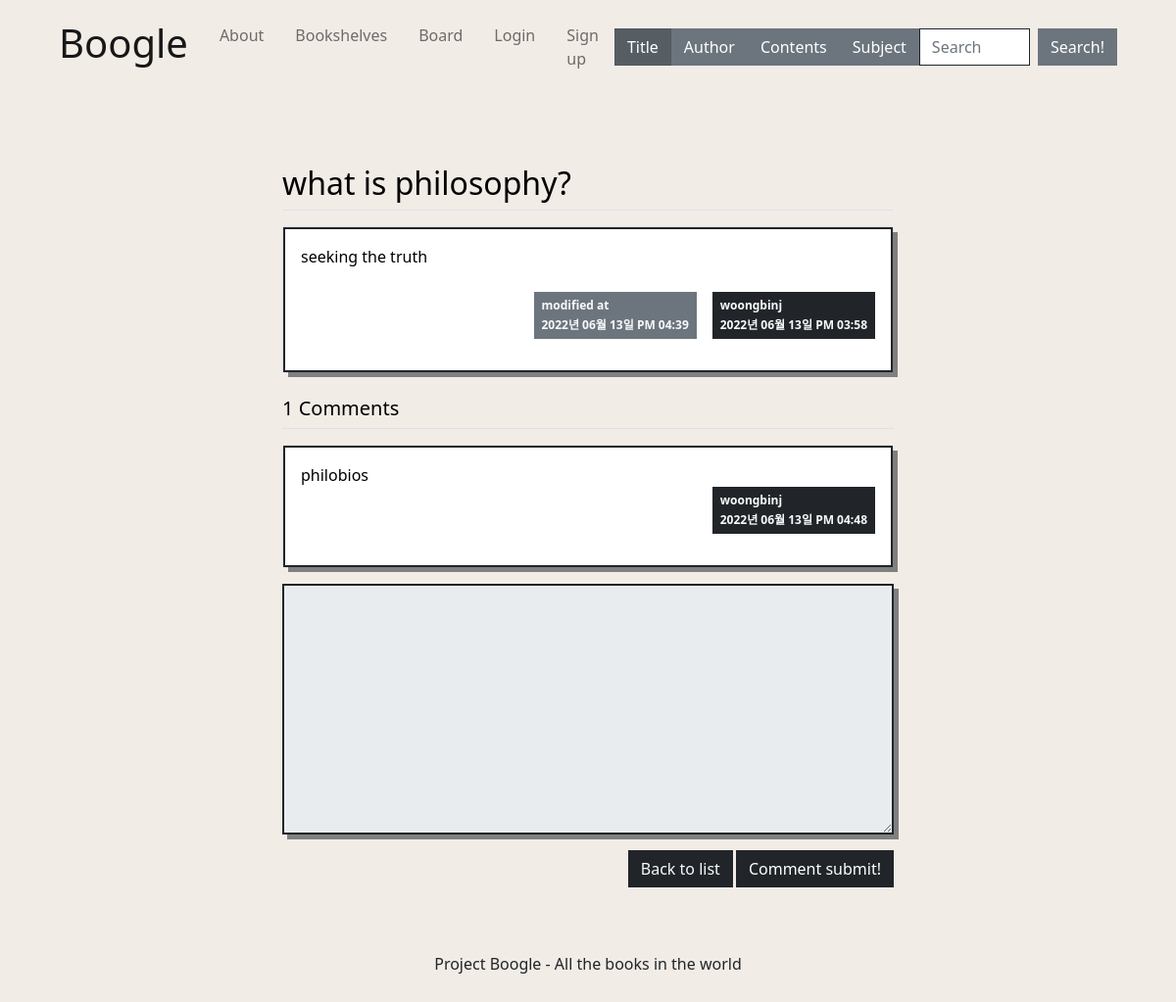
Page /question/detail/5/ on the earlier database version.
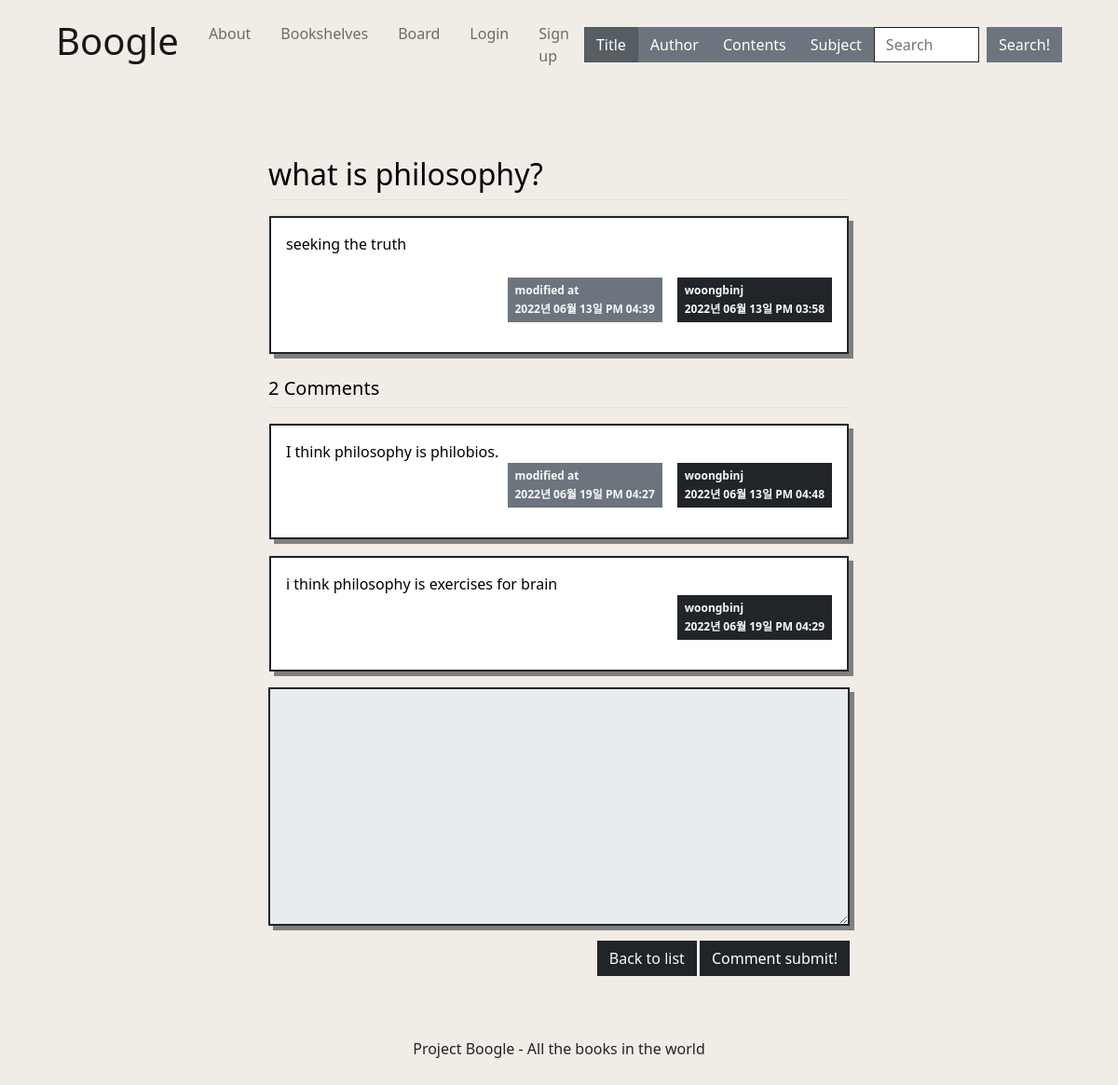
Same page on the later database version.
### pybo/models.py (models this page shows)
class Question(db.Model):
    id = db.Column(db.Integer, primary_key=True)
    subject = db.Column(db.String(200), nullable=False)
    content = db.Column(db.Text(), nullable=False)
    create_date = db.Column(db.DateTime(), nullable=False)
    modify_date = db.Column(db.DateTime(), nullable=True)
    user_id = db.Column(db.Integer, db.ForeignKey('user.id', ondelete='CASCADE'), nullable=False)
    user = db.relationship('User', backref=db.backref('question_set'))

class User(db.Model):
    __tablename__ = 'user'   #테이블 이름 : user
    id = db.Column(db.Integer, primary_key = True)   #id를 프라이머리키로 설정
    username = db.Column(db.String(8), nullable = False)
    email = db.Column(db.String(32), nullable = False)
    password = db.Column(db.String(64), nullable = False)

class Answer(db.Model):
    id = db.Column(db.Integer, primary_key=True)
    question_id = db.Column(db.Integer, db.ForeignKey('question.id', ondelete='CASCADE'))
    question = db.relationship('Question', backref=db.backref('answer_set', cascade='all, delete-orphan'))
    content = db.Column(db.Text(), nullable=False)
    create_date = db.Column(db.DateTime(), nullable=False)
    modify_date = db.Column(db.DateTime(), nullable=True)
    user_id = db.Column(db.Integer, db.ForeignKey('user.id', ondelete='CASCADE'), nullable=False)
    user = db.relationship('User', backref=db.backref('answer_set'))

### pybo/views/question_views.py (the view)
@bp.route('/detail/<int:question_id>/')
def detail(question_id):
    form = AnswerForm()
    question = Question.query.get_or_404(question_id)
    return render_template('question/question_detail.html', question=question, form=form)

### pybo/forms.py
class AnswerForm(FlaskForm):
    content = TextAreaField('내용', validators=[DataRequired('Content is a required entry.')])

### pybo/filter.py (called while the page is built)
def format_datetime(value, fmt='%Y년 %m월 %d일 %p %I:%M'):
    return value.strftime(fmt)

### pybo/views/auth_views.py (called while the page is built)
@bp.before_app_request
def load_logged_in_user():
    user_id = session.get('user_id')
    if user_id is None:
        g.user = None
    else:
        g.user = User.query.get(user_id)

### pybo/templates/question/question_detail.html (shortened to what this page needs)
{% extends 'main/base.html' %}
{% block head %}
{{ super() }}
    <link rel="stylesheet" href="{{ url_for('static', filename='css/bootstrap.min.css') }}">
    <link rel="stylesheet" href="{{ url_for('static', filename='css/question_detail.css') }}">
{% endblock %}
{% block content %}
    <div class="container my-3">
        <h2 class="border-bottom py-2">{{ question.subject }}</h2>
        <div class="card my-3">
            <div class="card-body border border-dark border-2 rounded-0" style="box-shadow: 5px 5px grey;">
                <div class="card-text" style="white-space: pre-line;">{{ question.content }}</div>
                <div class="d-flex justify-content-end">
                    {% if question.modify_date %}
                    <div class="badge bg-secondary text-light p-2 text-start mx-3 rounded-0">
                        <div class="mb-2">modified at</div>
                        <div>{{ question.modify_date|datetime }}</div>
                    </div>
                    {% endif %}
                    <div class="badge bg-dark text-light p-2 rounded-0 text-start">
                        <div class="mb-2">{{ question.user.username }}</div>
                        <div>{{ question.create_date|datetime }}</div>
                    </div>
                </div>
            </div>
        </div>
        <h5 class="border-bottom my-3 py-2">{{ question.answer_set|length }} Comments</h5>
        {% for answer in question.answer_set %}
        <div class="card my-3">
            <div class="card-body border border-dark border-2 rounded-0" style="box-shadow: 5px 5px grey;">
                <div class="card-text" style="white-space: pre-line;">{{ answer.content }}</div>
                <div class="d-flex justify-content-end">
                    {% if answer.modify_date %}
                    <div class="badge bg-secondary text-light p-2 text-start mx-3 rounded-0">
                        <div class="mb-2">modified at</div>
                        <div>{{ answer.modify_date|datetime }}</div>
                    </div>
                    {% endif %}
                    <div class="badge bg-dark p-2 text-light rounded-0 text-start">
                        <div class="mb-2">{{ answer.user.username }}</div>
                        <div>{{ answer.create_date|datetime }}</div>
                    </div>
                </div>
            </div>
        </div>
        {% endfor %}
        <form action="{{ url_for('answer.create', question_id=question.id) }}" method="post" class="my-3" style="box-shadow: 5px 5px grey;">
            <div class="mb-3">
                <textarea {% if not g.user %}disabled{% endif %} name="content" id="content" class="form-control border border-dark border-2 rounded-0" rows="10"></textarea>
            </div>
            <input type="submit" value="Comment submit!" class="btn btn-dark rounded-0 font-weight-bold" style="float:right; margin-left:3px;">
            <a href="{{ url_for('question.board') }}" class="btn btn-dark text-light rounded-0 font-weight-bold" style="float:right;">Back to list</a>
        </form>
    </div>
{% endblock %}

### pybo/templates/main/base.html (shortened to what this page needs)
<!DOCTYPE html>
<html lang="eng">
    <head>
        {% block head %}
        <link rel="stylesheet" href="{{ url_for('static', filename='css/bootstrap.min.css')}}">
        <link rel="stylesheet" href="https://cdn.jsdelivr.net/npm/bootstrap-icons@1.8.3/font/bootstrap-icons.css">
        <link rel="stylesheet" href="{{ url_for('static', filename='css/base.css')}}">
        {% endblock %}
    </head>
    <body class="d-flex flex-column min-vh-100">
      <nav class="navbar navbar-expand-lg navbar-light bg-transparent mx-5">
        <div class="container-fluid">
          <a class="navbar-brand" href ="{{ url_for('main.index') }}"><h1>Boogle</h1></a>
          <div class="collapse navbar-collapse" id="navbarSupportedContent">
            <ul class="navbar-nav me-auto mb-2 mb-lg-0">
              <li class="nav-item">
                <a class="nav-link m-2" href ="{{ url_for('main.about') }}">About</a>
              </li>
              <li class="nav-item">
                <a class="nav-link m-2" href ="{{ url_for('book.bookshelves') }}">Bookshelves</a>
              </li>
              <li class="nav-item">
                <a class="nav-link m-2" href ="{{ url_for('question.board') }}">Board</a>
              </li>
              {% if g.user %}
                <li class="nav-item">
                  <a class="nav-link m-2" href="{{ url_for('auth.logout') }}">{{ g.user.username }} (Logout)</a>
                </li>
              {% else %}
                <li class="nav-item">
                  <a class="nav-link m-2" href="{{ url_for('auth.login') }}">Login</a>
                </li>
                <li class="nav-item">
                  <a class="nav-link m-2" href="{{ url_for('auth.signup') }}">Sign up</a>
                </li>
              {% endif %}
            </ul>
            <form class="d-flex" method="get" action="{{ url_for('book.search') }}">
              <label class="btn btn-secondary rounded-0" for="option1">Title</label>
              <label class="btn btn-secondary rounded-0" for="option2">Author</label>
              <label class="btn btn-secondary rounded-0" for="option3">Contents</label>
              <label class="btn btn-secondary rounded-0" for="option4">Subject</label>
              <input class="form-control me-2 border-dark rounded-0" type="search" name="book" placeholder="Search" aria-label="Search" id="book" rows="3">
              <button class="btn btn-secondary border-secondary rounded-0" type="submit">Search!</button>
            </form>
          </div>
        </div>
      </nav>
      <section class="m-5">
        <div class="content-container">
          <div class="row gx-4 gx-lg-5 justify-content-center">
            <div class="col-md-8">
              {% block content %}{% endblock %}
            </div>
          </div>
        </div>
      </section>
      <footer class="py-5 mt-auto">
        <div class="page-bottom">
          <div class="copyright">
            Project Boogle - All the books in the world
          </div>
        </div>
      </footer>
    </body>
</html>

### pybo/static/css/base.css (style rules this page uses)
body, html { margin: 0; background: #F2ECE7 !important; color: black; font-family: 'Inter', sans-serif; min-height: 100vh; width: 100%; display: -webkit-box; display: -ms-flexbox; display: flex; -webkit-box-orient: horizontal; -webkit-box-direction: normal; -ms-flex-direction: column; flex-direction: column; -webkit-box-align: center; -ms-flex-align: center; }
* { box-sizing: border-box; }
body { min-height: 100%; }
a:link { color : black; text-decoration: none; }
.content-container { flex:1; color: black; }
.page-bottom { height: 30px; position: relative; transform: translateY(-100%); width: 100%; }
.copyright { text-align: center; }

Differences in the rows shown:
changed Answer "2022년 06월 13일 PM 04:48": content "philobios" → "I think philosophy is philobios."; modify_date (not shown) → "2022년 06월 19일 PM 04:27"
added Answer: content "i think philosophy is exercises for brain", user.username "woongbinj", create_date "2022년 06월 19일 PM 04:29"
Other differences:
{{ question.answer_set|length }}: "1" → "2"
